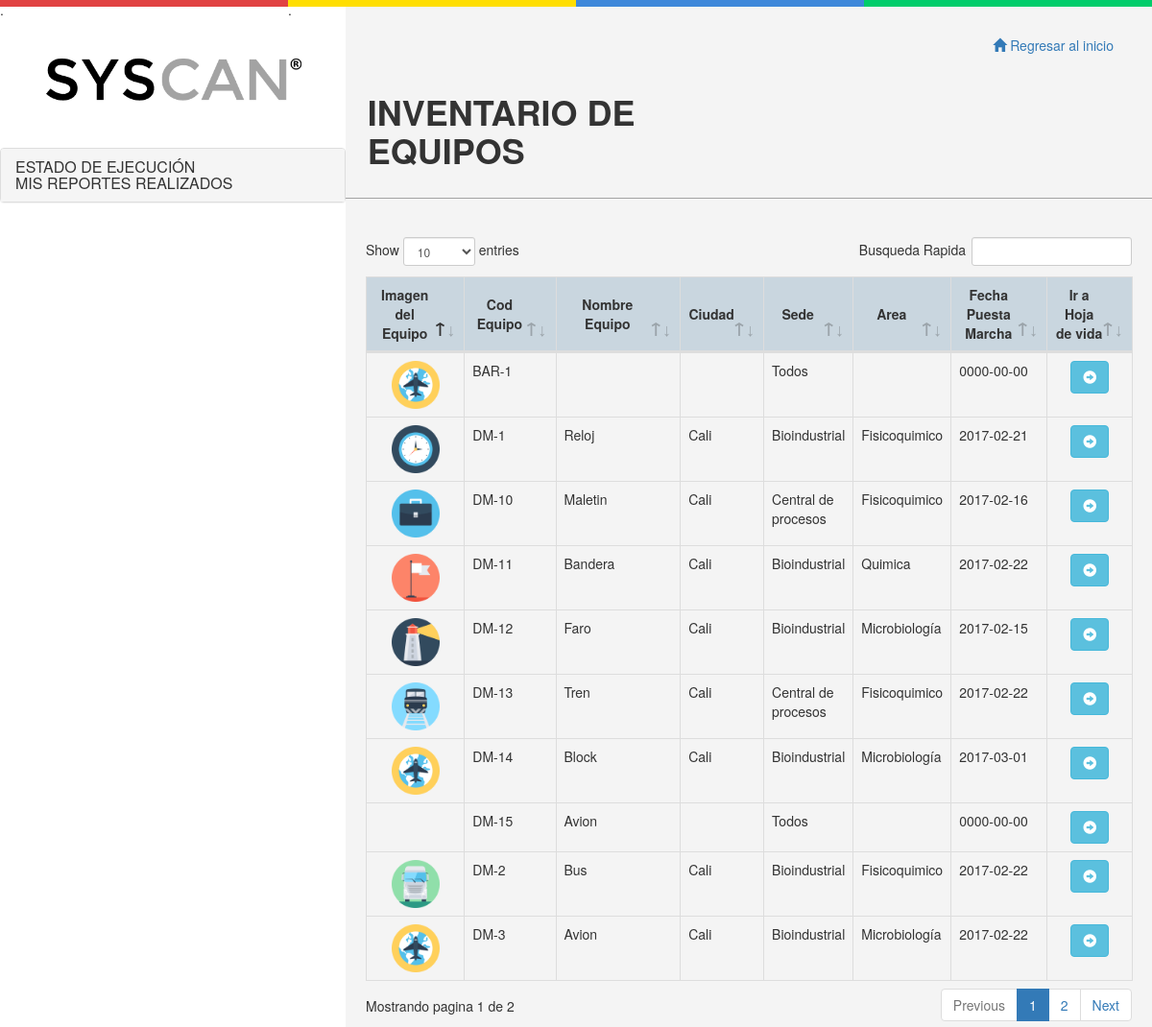
/DetalleInventarioEquipos.php, run on the app's committed database.
### tables this page shows
CREATE TABLE IF NOT EXISTS `hoja_vida` (
  `Id` int(50) NOT NULL,
  `No_HV` varchar(100) NOT NULL,
  `Version` int(100) NOT NULL,
  `Tipo_Equipo` varchar(100) NOT NULL,
  `Nombre_Equipo` varchar(200) NOT NULL,
  `Nombre_Proveedor` varchar(100) NOT NULL,
  `Modelo` varchar(200) NOT NULL,
  `No_Serie` varchar(100) NOT NULL,
  `Marca` varchar(200) NOT NULL,
  `Voltaje` varchar(50) NOT NULL,
  `Amperaje` varchar(50) NOT NULL,
  `Potencia` varchar(50) NOT NULL,
  `Caracteristicas` varchar(700) NOT NULL,
  `Razon_SocialProveedor` varchar(100) NOT NULL,
  `Nit_Proveedor` varchar(100) NOT NULL,
  `Ciudad_Proveedor` varchar(100) NOT NULL,
  `Direccion_Proveedor` varchar(100) NOT NULL,
  `Telefono_Proveedor` varchar(50) NOT NULL,
  `Celular_Proveedor` varchar(50) NOT NULL,
  `Registro_Invima` varchar(100) NOT NULL,
  `Inversion` varchar(100) NOT NULL,
  `Edad_Equipo` varchar(50) NOT NULL,
  `Vida_Contable` varchar(50) NOT NULL,
  `Disp_Soporte_Repuestos` varchar(50) NOT NULL,
  `Disp_Soporte_Consumibles` varchar(50) NOT NULL,
  `Soporte_Tecnico_Respuestos` varchar(50) NOT NULL,
  `Fecha_CreacionHV` date NOT NULL
);

### DetalleInventarioEquipos.php (the view, shortened to what this page needs)
<!DOCTYPE html>
<html>
    <head>
        <link rel="stylesheet" href="EstilosInventario.css">
        <link rel="stylesheet" href="bootstrap-3.3.6-dist/css/bootstrap.min.css">
        <link rel="stylesheet" href="DataTable/css/dataTables.bootstrap.css">
        <link rel="stylesheet" href="DataTable/css/dataTables.material.min.css">
    </head>
    <body>
        <div id="franjaColores">
        <div style="width: 25%;float: left;background: #e14242;height: 7px;">.</div>
        <div style="width: 25%;float: left;background: #ffde00;height: 7px;">.</div>
        <div style="width: 25%;float: left;background: #3e88da;height: 7px;">.</div>
        <div style="width: 25%;float: left;background: #00cd6b;height: 7px;">.</div>
        </div>
        <div id="ContenerdorLogo">
           <div id="imagenLogo"><img id="logo" src="images/LogoApp/logo.png"></div>
           <div class="panel-group" id="accordion" role="tablist" aria-multiselectable="true">
  <div class="panel panel-default">
    <div class="panel-heading" role="tab" id="headingOne">
      <h4 class="panel-title">
          <a role="button" data-toggle="collapse" data-parent="#accordion" href="#collapseOne" aria-expanded="true" aria-controls="collapseOne">
          ESTADO DE EJECUCIÓN<br/>MIS REPORTES REALIZADOS
        </a>
      </h4>
    </div>
  </div>
  </div>
        </div>
        <div id="ContenedorInventario">
        <div class="page-header" id="encabezadoinicio">
                 <div style="float: left">
            <h1 style="font-weight: bold;margin-left:5%;margin-top: 90px;">INVENTARIO DE EQUIPOS</h1>
            </div>
            <div style="float: right;margin-top: 30px;margin-right: 40px;">
            <a href="Menu.php"><span class="glyphicon glyphicon-home" aria-hidden="true"></span> Regresar al inicio</a>
             </div>
             </div>
            <br/>
         <div id="contorno1">
            <?php
        $con = conectar();
        $queryInventario= "SELECT
	h.Id,
	h.No_HV,
	h.Nombre_Equipo,
	p.Sede,
	p.Area,
	p.SubArea,
	p.Fecha_Marcha,
	p.Fecha_Descarte,
        f.Ruta
FROM
	hoja_vida AS h
	LEFT JOIN puesta_marcha AS p ON h.No_HV = p.No_HV
	LEFT JOIN imagenes_equipos AS f ON h.No_HV = f.No_HV
WHERE
     p.Fecha_Descarte='0000-00-00' &&
CONCAT(p.No_HV, p.Version) IN (
		SELECT
			CONCAT(
				p.No_HV,
				MAX(p.Version)
			)
		FROM
			puesta_marcha AS p
		GROUP BY
			p.No_HV
	)
GROUP BY
	h.No_HV";
        $conexionInventario=mysql_query($queryInventario, $con);
?>
            <script type="text/javascript">
                $(document).ready(function(){
                $("#TableInventarioEquipos").DataTable({
                 "language":{
            "search": "Busqueda Rapida",
            "info": "Mostrando pagina _PAGE_ de _PAGES_",
            }
                });
            });
            </script>
             <table class="table table-bordered" id="TableInventarioEquipos">
                 <thead>
            <tr style="background: #C9D6DF">
                <td style="vertical-align: middle;text-align: center;font-weight: bold;">Imagen del Equipo</td>
                <td style="width: 70px;vertical-align: middle;text-align: center;font-weight: bold;">Cod Equipo</td>
                <td style="vertical-align: middle;text-align: center;font-weight: bold;">Nombre Equipo</td>
                <td style="vertical-align: middle;text-align: center;font-weight: bold;">Ciudad</td>
                <td style="vertical-align: middle;text-align: center;font-weight: bold;">Sede</td>
                <td style="vertical-align: middle;text-align: center;font-weight: bold;">Area</td>
                <td style="width: 80px;vertical-align: middle;text-align: center;font-weight: bold;">Fecha Puesta Marcha</td>
                <td style="width: 80px;vertical-align: middle;text-align: center;font-weight: bold;">Ir a Hoja de vida</td>
            </tr>
            </thead>
            <tbody>
<?php
while($arrayInventarioEquipos=mysql_fetch_array($conexionInventario)){
    echo "<td style='width:90px;' align='center'><image src='".$arrayInventarioEquipos['Ruta']."' style='width:50px;'></td>";
    echo "<td>".$arrayInventarioEquipos['No_HV']."</td>";
    echo "<td>".$arrayInventarioEquipos['Nombre_Equipo']."</td>";
    echo "<td>".$arrayInventarioEquipos['Sede']."</td>";
    echo "<td>".$arrayInventarioEquipos['Area']."</td>";
    echo "<td>".$arrayInventarioEquipos['SubArea']."</td>";
    echo "<td>".$arrayInventarioEquipos['Fecha_Marcha']."</td>";
       echo "<td style='width:50px;font-size:20px;' align='center'>";
    echo "<form id='formularioedicion' method='POST' action='hojaVida.php'>";
        echo "<button type='submit' id='idseleccionado' class='btn btn-info'><span class='glyphicon glyphicon-circle-arrow-right'></span></button>";
    echo "</td>";
}
?>
                </tbody>
</table>
    </div>
            </div>
    </body>
</html>

### EstilosInventario.css (style rules this page uses)
@media screen AND (min-width:900px) { html,body { margin: 0px; height: 100%; } }
@media screen AND (min-width:900px) { #ContenerdorLogo { width: 30%; //height: 200%; float: left; } }
@media screen AND (min-width:900px) { #ContenedorInventario { width: 70%; //height: 200%; background: #F4F4F4; float: left; } }
@media screen AND (min-width:900px) { #encabezadoinicio { width: 100%; height: 200px; margin-top: auto; border-bottom: 1px solid #a3a3a3; } }
@media screen AND (min-width:900px) { #contorno1 { width: 95%; margin: 0 auto; } }
@media screen AND (min-width:900px) { #imagenLogo { text-align: center; } }
@media screen AND (min-width:900px) { #logo { width: 80%; margin: 10%; } }

### data on the page
hoja_vida: No_HV "BAR-1", Area "Todos", Fecha_Marcha "0000-00-00"
hoja_vida: shows a picture, No_HV "DM-1", Nombre_Equipo "Reloj", Sede "Cali", Area "Bioindustrial", SubArea "Fisicoquimico", Fecha_Marcha "2017-02-21"
hoja_vida: shows a picture, No_HV "DM-10", Nombre_Equipo "Maletin", Sede "Cali", Area "Central de procesos", SubArea "Fisicoquimico", Fecha_Marcha "2017-02-16"
hoja_vida: shows a picture, No_HV "DM-11", Nombre_Equipo "Bandera", Sede "Cali", Area "Bioindustrial", SubArea "Quimica", Fecha_Marcha "2017-02-22"
hoja_vida: shows a picture, No_HV "DM-12", Nombre_Equipo "Faro", Sede "Cali", Area "Bioindustrial", SubArea "Microbiología", Fecha_Marcha "2017-02-15"
hoja_vida: shows a picture, No_HV "DM-13", Nombre_Equipo "Tren", Sede "Cali", Area "Central de procesos", SubArea "Fisicoquimico", Fecha_Marcha "2017-02-22"
hoja_vida: No_HV "DM-14", Nombre_Equipo "Block", Sede "Cali", Area "Bioindustrial", SubArea "Microbiología", Fecha_Marcha "2017-03-01"
hoja_vida: No_HV "DM-15", Nombre_Equipo "Avion", Area "Todos", Fecha_Marcha "0000-00-00"
hoja_vida: shows a picture, No_HV "DM-2", Nombre_Equipo "Bus", Sede "Cali", Area "Bioindustrial", SubArea "Fisicoquimico", Fecha_Marcha "2017-02-22"
hoja_vida: No_HV "DM-3", Nombre_Equipo "Avion", Sede "Cali", Area "Bioindustrial", SubArea "Microbiología", Fecha_Marcha "2017-02-22"
